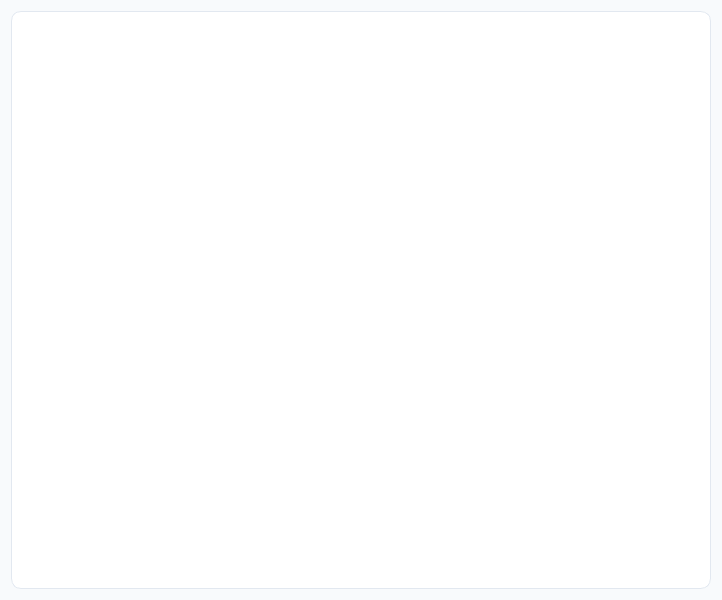
<?xml version="1.0" encoding="UTF-8"?>
<ui version="4.0">
 <class>Dialog_guide</class>
 <widget class="QDialog" name="Dialog_guide">
  <property name="geometry">
   <rect>
    <x>0</x>
    <y>0</y>
    <width>722</width>
    <height>600</height>
   </rect>
  </property>
  <property name="minimumSize">
   <size>
    <width>600</width>
    <height>600</height>
   </size>
  </property>
  <property name="windowTitle">
   <string>操作说明</string>
  </property>
  <property name="styleSheet">
   <string notr="true">
/* ================================================
   操作说明对话框 - 现代化工业风格
   设计理念：简洁、专业、信息层次清晰
   主色调：深蓝灰 (#1E293B)
   强调色：科技蓝 (#3B82F6)
   ================================================ */

QDialog {
    background-color: #F8FAFC;
}

QTextEdit {
    background-color: #FFFFFF;
    border: 1px solid #E2E8F0;
    border-radius: 10px;
    padding: 20px;
    selection-background-color: #DBEAFE;
    color: #334155;
    font-family: "Microsoft YaHei", "Segoe UI", Arial, sans-serif;
    font-size: 13px;
    line-height: 1.8;
}
</string>
  </property>
  <layout class="QGridLayout" name="gridLayout">
   <item row="0" column="0">
    <widget class="QTextEdit" name="textEdit">
     <property name="documentTitle">
      <string>操作说明</string>
     </property>
     <property name="readOnly">
      <bool>true</bool>
     </property>
    </widget>
   </item>
  </layout>
 </widget>
 <resources/>
 <connections/>
</ui>
